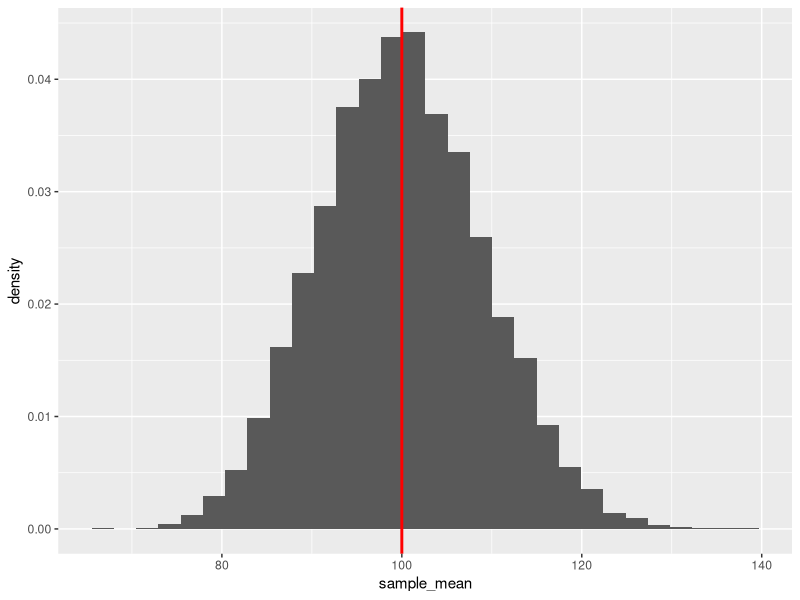
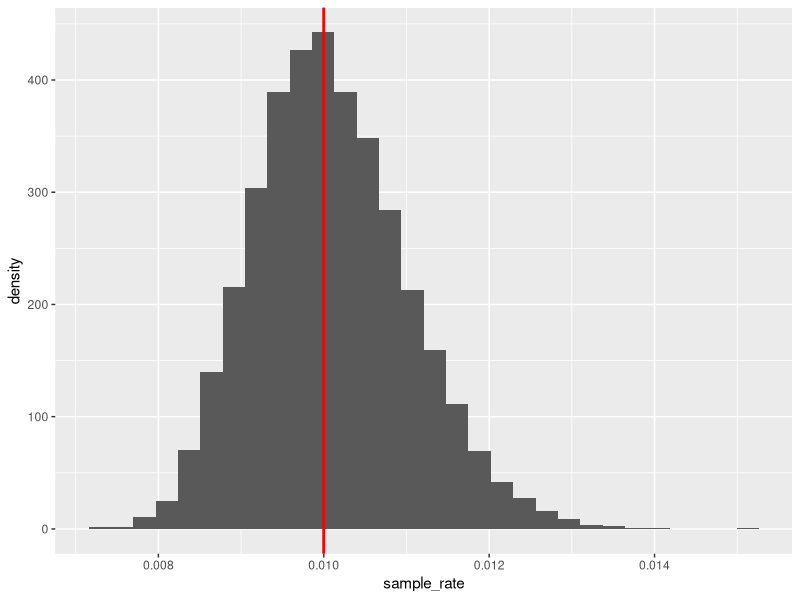
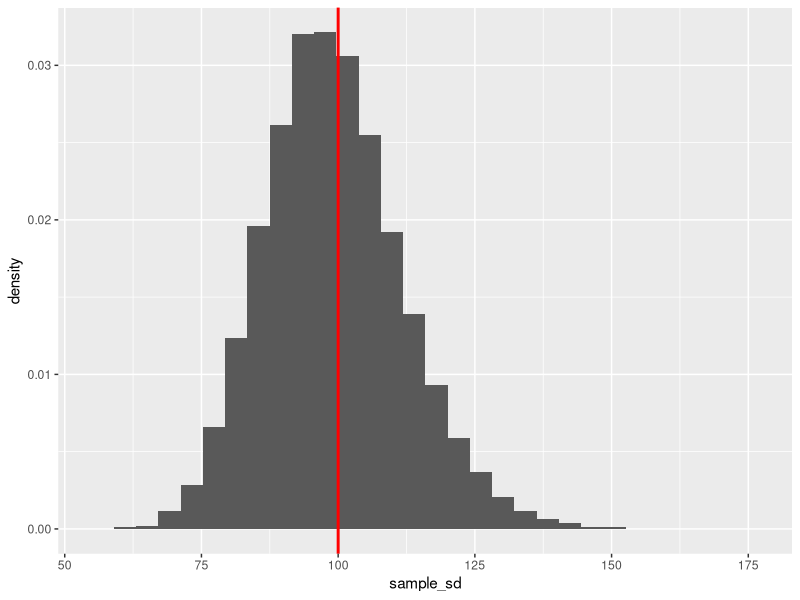
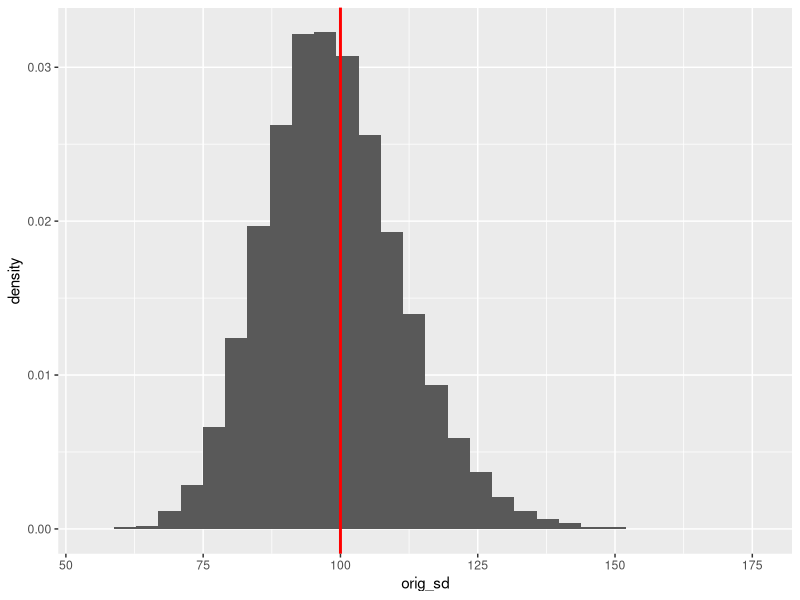
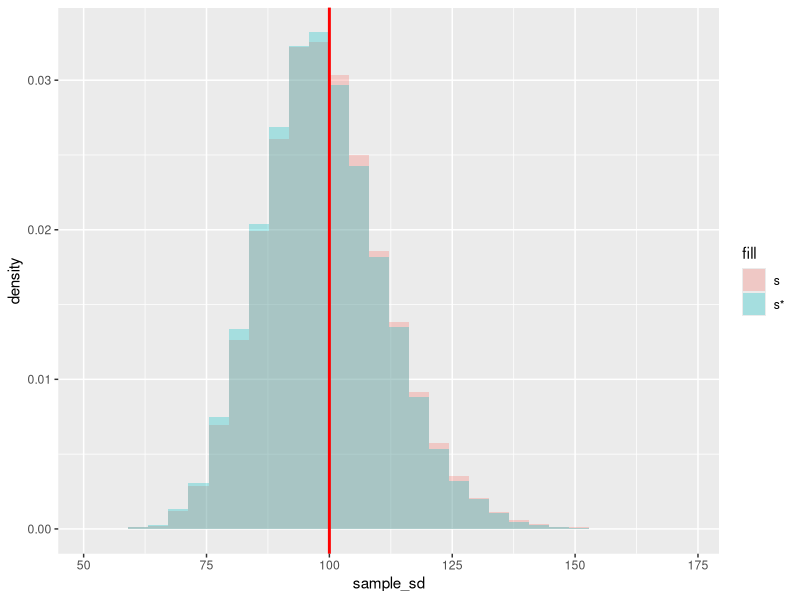
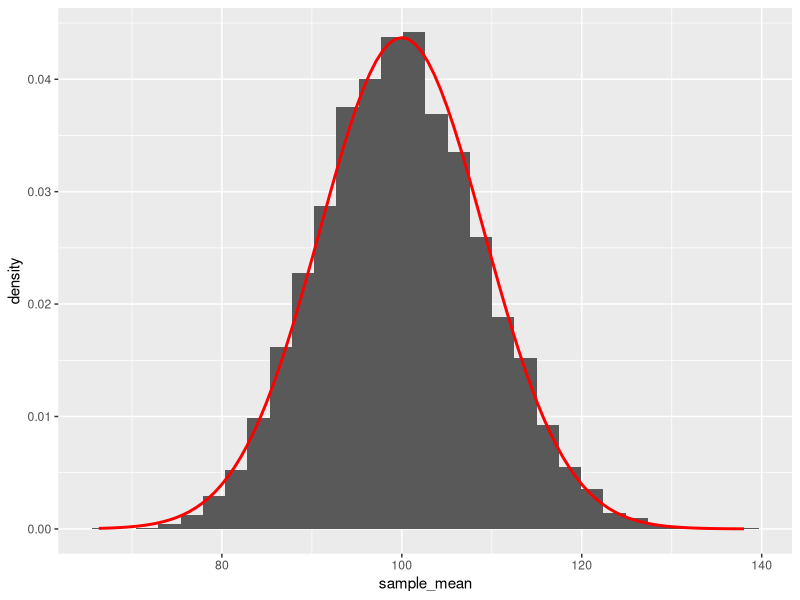
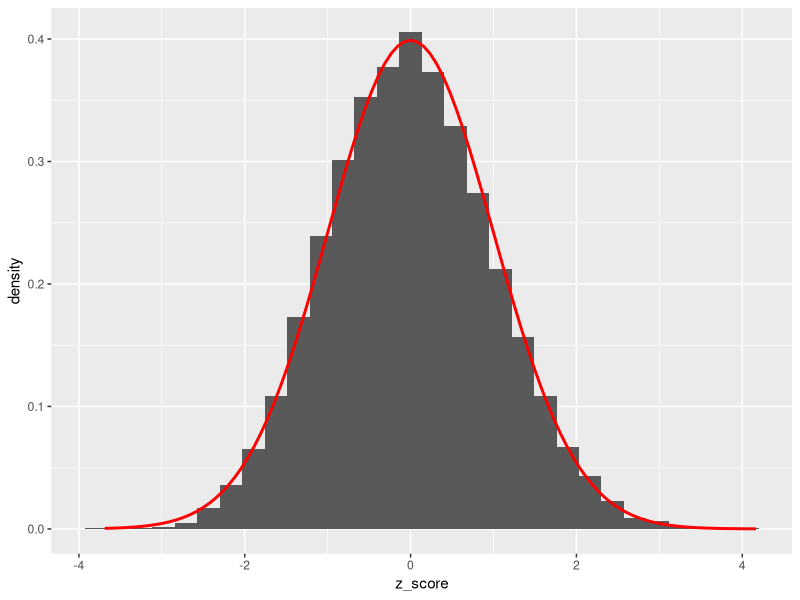
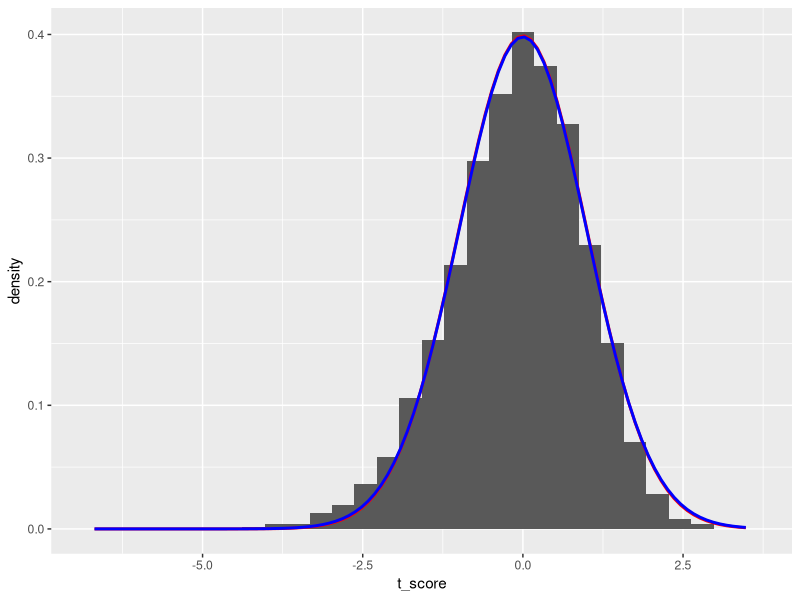

Write R code to recreate these figures, in order.
## ---- chunk 1
knitr::opts_chunk$set(echo = TRUE)
## ---- chunk 2
rate <- 0.01
mu <- 1/rate
sigma <- 1/rate
## ---- chunk 3
sample_size <- 120
replication_number <- 10000

set.seed(1992)
exp_samples <- replicate(replication_number, rexp(n = sample_size, rate = rate))
exp_samples <- as.data.frame(t(exp_samples))

rownames(exp_samples) <- paste0("Sample",1:replication_number)
colnames(exp_samples) <- paste0("Element",1:sample_size)
head(exp_samples)
## ---- chunk 4
exp_samples$sample_mean <- apply(exp_samples[,1:sample_size], 1, mean)
exp_samples$sample_sd <- apply(exp_samples[,1:sample_size], 1, sd)
head(exp_samples[,(sample_size-1):ncol(exp_samples)]) # look at the last 4 columns
## ---- chunk 5
exp_samples$sample_rate <- 1 / exp_samples$sample_mean
head(exp_samples[,(sample_size-1):ncol(exp_samples)])
## ---- chunk 6
library(ggplot2)
ggplot(exp_samples, aes(x=sample_mean)) + geom_histogram(aes(y = after_stat(density))) +
  geom_vline(xintercept = mu, color="red", linewidth=1)
## ---- chunk 7
ggplot(exp_samples, aes(x=sample_rate)) + geom_histogram(aes(y = after_stat(density))) +
  geom_vline(xintercept = rate, color="red", linewidth=1)
## ---- chunk 8
ggplot(exp_samples, aes(x=sample_sd)) + geom_histogram(aes(y = after_stat(density))) +
  geom_vline(xintercept = sigma, color="red", linewidth=1)
## ---- chunk 9
original_sd <- function(x) sqrt(mean((x-mean(x))^2))
## ---- chunk 10
exp_samples$orig_sd <- apply(exp_samples[,1:sample_size], 1, original_sd)
head(exp_samples[,(sample_size-1):ncol(exp_samples)])
## ---- chunk 11
ggplot(exp_samples, aes(x=orig_sd)) + geom_histogram(aes(y = after_stat(density))) +
  geom_vline(xintercept = sigma, color="red", linewidth=1)
## ---- chunk 12
ggplot(exp_samples) +
  geom_histogram(aes(x=sample_sd, y = after_stat(density), fill="s"), alpha=0.3) +
  geom_histogram(aes(x=orig_sd, y = after_stat(density), fill="s*"), alpha=0.3) +
  geom_vline(xintercept = sigma, color="red", linewidth=1)
## ---- chunk 13
c(mean(exp_samples$sample_mean),
  mean(exp_samples$sample_sd),
  mean(exp_samples$orig_sd),
  mean(exp_samples$sample_rate))
## ---- chunk 14
round(mean(exp_samples$sample_mean) - mu,5)
## ---- chunk 15
c(round(mean(exp_samples$sample_sd) - sigma,5),
  round(mean(exp_samples$orig_sd) - sigma,5))
## ---- chunk 16
original_sd(exp_samples$sample_mean)
## ---- chunk 17
original_sd(exp_samples$sample_sd)
## ---- chunk 18
original_sd(exp_samples$orig_sd)
## ---- chunk 19
c(original_sd(exp_samples$sample_mean),
  sigma/sqrt(sample_size))
## ---- chunk 20
MSE_uncorr_sd <- mean((exp_samples$orig_sd - sigma)^2)
MSE_uncorr_sd
## ---- chunk 21
Bs_uncorr_sd <- mean(exp_samples$orig_sd) - sigma
SE_uncorr_sd <- original_sd(exp_samples$orig_sd)

MSE_uncorr_sd_Sum <- Bs_uncorr_sd^2 + SE_uncorr_sd^2

c(MSE_uncorr_sd, MSE_uncorr_sd_Sum)
## ---- chunk 22
MSE_mean <- mean((exp_samples$sample_mean - mu)^2)
SE_mean <- original_sd(exp_samples$sample_mean)

c(MSE_mean, SE_mean^2)
## ---- chunk 23
# Biased Estimator = Uncorrected SD
MSE_uncorr_sd <- mean((exp_samples$orig_sd - sigma)^2)

# Unbiased Estimator = Corrected SD
MSE_corr_sd <- mean((exp_samples$sample_sd- sigma)^2)

# Result
c(MSE_uncorr_sd, MSE_corr_sd)
## ---- chunk 24
se_mean_theor <- sigma/sqrt(sample_size)
se_mean_theor
## ---- chunk 25
ggplot(data = exp_samples, mapping = aes(x=sample_mean)) + geom_histogram(aes(y = after_stat(density))) +
  stat_function(fun = dnorm, 
                args = list(mean = mu, sd = se_mean_theor),
                col = 'red',
                linewidth = 1)
## ---- chunk 26
exp_samples$z_score <- (exp_samples$sample_mean - mu)/se_mean_theor

ggplot(data = exp_samples, mapping = aes(x=z_score)) + geom_histogram(aes(y = after_stat(density))) +
  stat_function(fun = dnorm, 
                args = list(mean = 0, sd = 1),
                col = 'red',
                linewidth = 1)
## ---- chunk 27
exp_samples$t_score <- (exp_samples$sample_mean - mu)/(exp_samples$sample_sd/sqrt(sample_size))

ggplot(data = exp_samples, mapping = aes(x=t_score)) + geom_histogram(aes(y = after_stat(density))) +
  stat_function(fun = dnorm, 
                args = list(mean = 0, sd = 1),
                col = 'red',
                linewidth = 1) +
  stat_function(fun = dt, 
                args = list(df = sample_size-1),
                col = 'blue',
                linewidth = 1)
## ---- chunk 28
t_mult <- qt(1-0.02/2, df = sample_size-1)
exp_samples$ci_mean_low_t <- exp_samples$sample_mean - exp_samples$sample_sd/sqrt(sample_size) * t_mult
exp_samples$ci_mean_upp_t <- exp_samples$sample_mean + exp_samples$sample_sd/sqrt(sample_size) * t_mult
mean((exp_samples$ci_mean_low_t <= mu) & (exp_samples$ci_mean_upp_t >= mu))
## ---- chunk 29
z_mult <- qnorm(1-0.02/2)
exp_samples$ci_mean_low_z <- exp_samples$sample_mean - exp_samples$sample_sd/sqrt(sample_size) * z_mult
exp_samples$ci_mean_upp_z <- exp_samples$sample_mean + exp_samples$sample_sd/sqrt(sample_size) * z_mult
mean((exp_samples$ci_mean_low_z <= mu) & (exp_samples$ci_mean_upp_z >= mu))
## ---- chunk 30
exp_samples$est_rate <- 1/exp_samples$sample_mean
se_lambda_empir <- sqrt(mean((exp_samples$est_rate - rate)^2))
se_lambda_empir
## ---- chunk 31
sample_666 <- as.numeric(t(exp_samples[666,1:sample_size]))

# function definition
neg_log_likelihood_expon <- function(theta_expon){
  log_lik_observations <- log(dexp(x = sample_666,
                                   rate = theta_expon))
  return(-sum(log_lik_observations))
}

# do the MLE with optim
expon_ml <- optim(0.001, neg_log_likelihood_expon, hessian = TRUE)
c(expon_ml$par, exp_samples$est_rate[666]) # check estimate
## ---- chunk 32
se_lambda_approx <- sqrt(solve(expon_ml$hessian))
c(se_lambda_approx[1,1], se_lambda_empir)
## ---- chunk 33
c(expon_ml$par - se_lambda_approx[1,1]*qnorm(1-0.03/2),
  expon_ml$par + se_lambda_approx[1,1]*qnorm(1-0.03/2))
## ---- chunk 34
ess <- readxl::read_excel("ess_hun_2024.xlsx")
str(ess)
## ---- chunk 35
ess_small <- ess[!is.na(ess$DailyNetUse) & (ess$DailyNetUse > 0),
                 c("idno", "DailyNetUse", "PartyPreference")]
str(ess_small)
## ---- chunk 36
library(fitdistrplus)
fit_lnorm <- fitdist(ess_small$DailyNetUse, "lnorm", method = "mle")
## ---- chunk 37
summary(fit_lnorm)
## ---- chunk 38
lnorm_byparty <- data.frame(Party=unique(ess_small$PartyPreference),
                            meanlog = NA,
                            se = NA)

for (party in lnorm_byparty$Party) {
  fit_temp <- fitdist(ess_small$DailyNetUse[ess_small$PartyPreference==party],
                      "lnorm", method = "mle")
  lnorm_byparty$meanlog[lnorm_byparty$Party==party] = fit_temp$estimate["meanlog"]
  lnorm_byparty$se[lnorm_byparty$Party==party] = fit_temp$sd["meanlog"]
}

lnorm_byparty
## ---- chunk 39
lnorm_byparty$ci_low <- lnorm_byparty$meanlog - lnorm_byparty$se * qnorm(1-0.05/2)
lnorm_byparty$ci_upp <- lnorm_byparty$meanlog + lnorm_byparty$se * qnorm(1-0.05/2)
lnorm_byparty
## ---- chunk 40
ggplot(lnorm_byparty, aes(x = reorder(Party, meanlog), y=meanlog, fill = Party)) +
  geom_bar(stat = "identity") +
  geom_errorbar(aes(ymin=ci_low, ymax=ci_upp)) +
  coord_flip()
